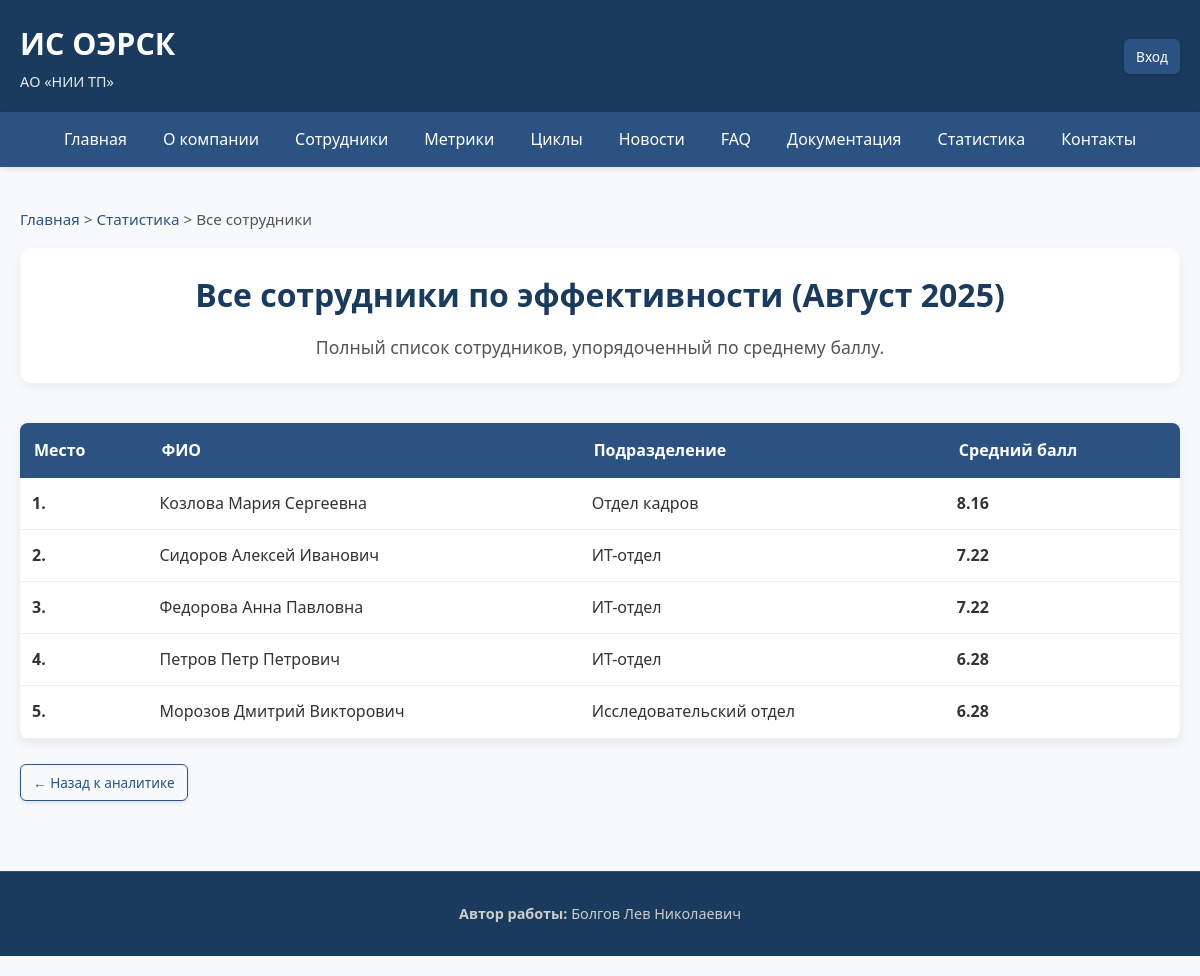
The app's page /stats/all-employees with its own data.
### app/models.py (models this page shows)
class EvaluationCycle(db.Model):
    __tablename__ = 'evaluation_cycles'
    id = db.Column(db.Integer, primary_key=True)
    name = db.Column(db.String(100), nullable=False)
    start_date = db.Column(db.DateTime, nullable=False)
    end_date = db.Column(db.DateTime, nullable=False)
    is_active = db.Column(db.Boolean, default=True)
    description = db.Column(db.Text)

class Employee(db.Model, UserMixin):
    __tablename__ = 'employees'
    id = db.Column(db.Integer, primary_key=True)
    full_name = db.Column(db.String(150), nullable=False)
    email = db.Column(db.String(120), unique=True, nullable=False)
    password_hash = db.Column(db.String(255), nullable=False)
    role_id = db.Column(db.Integer, db.ForeignKey('roles.id'), nullable=False)
    department_id = db.Column(db.Integer, db.ForeignKey('departments.id'), nullable=False)
    position_id = db.Column(db.Integer, db.ForeignKey('positions.id'), nullable=False)
    ip_address = db.Column(db.String(45))
    hire_date = db.Column(db.DateTime, default=datetime.utcnow)
    is_active = db.Column(db.Boolean, default=True)
    role = db.relationship('Role')
    department = db.relationship('Department')
    position = db.relationship('Position')

### app/views.py (the view)
@views.route('/stats/all-employees')
def all_employees():
    active_cycle = EvaluationCycle.query.filter_by(is_active=True).first()
    if not active_cycle:
        flash("Нет активного цикла оценки.", "warning")
        return redirect(url_for('views.stats'))
    from sqlalchemy import func
    all_employee_data = db.session.query(
        Employee.full_name,
        Department.name.label('dept_name'),
        func.avg(EmployeeMetric.score).label('avg_score')
    ).join(EmployeeMetric, Employee.id == EmployeeMetric.employee_id) \
     .join(Department, Employee.department_id == Department.id) \
     .filter(EmployeeMetric.cycle_id == active_cycle.id) \
     .group_by(Employee.id, Department.name) \
     .order_by(func.avg(EmployeeMetric.score).desc()) \
     .all()
    employees = [
        {"full_name": row.full_name, "department": {"name": row.dept_name}, "avg_score": float(row.avg_score)}
        for row in all_employee_data
    ]
    breadcrumbs = [
        ("Главная", url_for('views.index')),
        ("Статистика", url_for('views.stats')),
        ("Все сотрудники", url_for('views.all_employees'))
    ]
    return render_with_breadcrumbs('all_employees.html', breadcrumbs, employees=employees, cycle_name=active_cycle.name)

### app/views.py (called while the page is built)
def render_with_breadcrumbs(template, breadcrumbs, **context):
    return render_template(template, breadcrumbs=breadcrumbs, **context)

### app/templates/all_employees.html (shortened to what this page needs)
{% extends "base.html" %}
{% block content %}
<div class="page-header">
    <h1>Все сотрудники по эффективности ({{ cycle_name }})</h1>
    <p class="lead">
        Полный список сотрудников, упорядоченный по среднему баллу.
    </p>
</div>
<div class="section">
    {% if employees %}
    <table>
        <thead>
            <tr>
                <th>Место</th>
                <th>ФИО</th>
                <th>Подразделение</th>
                <th>Средний балл</th>
            </tr>
        </thead>
        <tbody>
            {% for emp in employees %}
            <tr>
                <td><strong>{{ loop.index }}.</strong></td>
                <td>{{ emp.full_name }}</td>
                <td>{{ emp.department.name }}</td>
                <td><strong>{{ "%.2f"|format(emp.avg_score) }}</strong></td>
            </tr>
            {% endfor %}
        </tbody>
    </table>
    {% else %}
    <p>Нет данных по оценкам.</p>
    {% endif %}
</div>
<div class="action-buttons">
    <a href="{{ url_for('views.stats') }}" class="btn btn-outline">← Назад к аналитике</a>
</div>
{% endblock %}

### app/static/styles.css (style rules this page uses)
* { margin: 0; padding: 0; box-sizing: border-box; }
body { font-family: 'Segoe UI', Tahoma, Geneva, Verdana, sans-serif; line-height: 1.7; color: #333; background-color: #f7f9fc; padding-bottom: 20px; }
.btn { display: inline-block; padding: 10px 18px; background: #2c5282; color: white; border: none; border-radius: 6px; text-decoration: none; font-size: 0.95em; font-weight: 500; cursor: pointer; transition: all 0.3s ease; box-shadow: 0 2px 4px rgba(0, 0, 0, 0.1); }
.btn-outline { background: transparent; border: 1px solid #2c5282; color: #2c5282; }
table { width: 100%; border-collapse: collapse; margin: 25px 0; background: white; border-radius: 8px; overflow: hidden; box-shadow: 0 4px 12px rgba(0, 0, 0, 0.08); }
table th { background: #2c5282; color: white; padding: 14px; text-align: left; font-weight: 600; }
table td { padding: 12px; border-bottom: 1px solid #eee; }
.action-buttons { display: flex; gap: 10px; margin-top: 12px; }
.action-buttons .btn { padding: 6px 12px; font-size: 0.85em; }
.page-header { text-align: center; margin-bottom: 40px; padding: 20px; background: white; border-radius: 12px; box-shadow: 0 4px 10px rgba(0, 0, 0, 0.06); }
.page-header h1 { color: #1a3b5d; font-size: 2em; margin-bottom: 10px; }
.page-header .lead { color: #555; font-size: 1.1em; }

### records on screen
Employee: full_name "Козлова Мария Сергеевна", department.name "Отдел кадров", avg_score "8.16"
Employee: full_name "Сидоров Алексей Иванович", department.name "ИТ-отдел", avg_score "7.22"
Employee: full_name "Федорова Анна Павловна", department.name "ИТ-отдел", avg_score "7.22"
Employee: full_name "Петров Петр Петрович", department.name "ИТ-отдел", avg_score "6.28"
Employee: full_name "Морозов Дмитрий Викторович", department.name "Исследовательский отдел", avg_score "6.28"

### other values on screen
{{ crumb[0] }} "Главная" "Статистика"
{{ crumb[0] }} "Все сотрудники"
